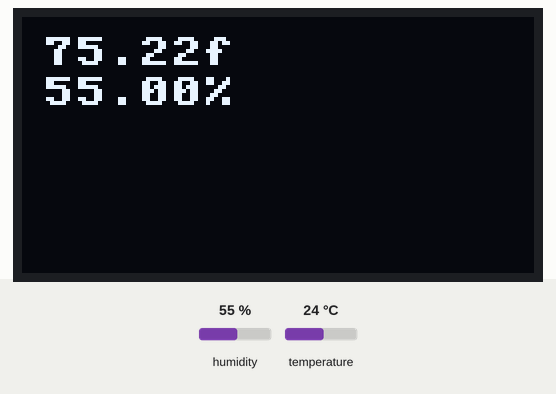
This program was run on a simulated Raspberry Pi Pico running MicroPython. Shown: 128×64 one-colour display. Inputs (shaded band) come from the test bench; at power-on: humidity 55 %, temperature 24 °C. Library files of the repository ran but are not shown: ssd1306.py; what the program prints to the serial console is not drawn.

Above: at 16.3 s.
16.4 s: humidity set to 22 %
20.2 s: temperature set to 12 °C
At 21.0 s:
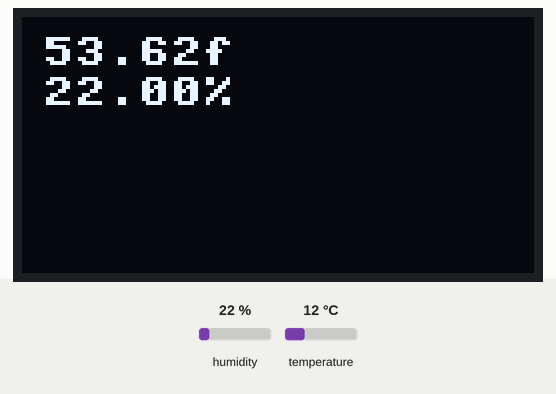
21.7 s: humidity set to 40 %
At 26.2 s:
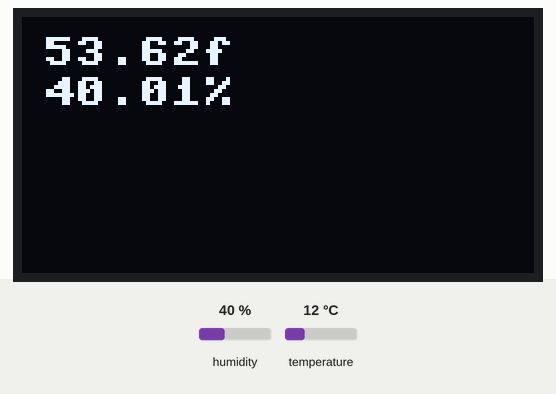
Timing chart, 0 to 27.7 s (numbered marks = the images above; inputs shaded):
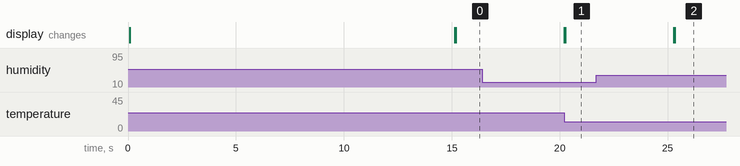

Measured:
- after the input at 16.4 s, every drawn part: stays the same
- after the input at 21.7 s, the display: first differs from a run without the input after 3.6 s (image 2)

The program:

si7021_test.py
```python
from machine import I2C
#from SI7021 import SI7021
from SI7021 import SI7021
from ssd1306 import SSD1306_I2C
import framebuf
import time


WIDTH = 128
# oled display width
HEIGHT = 64
i2c = I2C(0)   #SCL=GP9 (pin 12)  SDA=GP8 (pin 11)
si7021 = SI7021(i2c)
oled = SSD1306_I2C(WIDTH, HEIGHT, i2c)

oled.fill(0)
oled.show()
oled.text("Raspberry Pi",5,5)
oled.text("Pico",5,15)
# Finally update the oled display so the text is displayed
oled.show()
time.sleep(5)
humidity = si7021.humidity()
# print('Humidity: {0}'.format(humidity))
temperature = si7021.temperature()
print('Temperature: {0}F'.format(temperature))
print('Temperature: {0}F'.format(temperature*9/5+32))
humidity = si7021.humidity()
print('Humidity: {0}'.format(humidity))
dew_point = si7021.dew_point()
print('Dew Point: {0}'.format(dew_point))
serial = si7021.serialnumber
print(serial)
revision = si7021.revision
print(revision)
time.sleep(10)
while True:
    oled.fill(0)
    oled.show()
    temp = si7021.temperature()
    tempf = temp*9/5+32
    hum = si7021.humidity()
    dp = si7021.dew_point()
    # print('T: {0:.2f}C  {1:.2f}F  H: {2:.2f}  D: {3:.2f}'.format(temp,tempf,hum,dp))
    print('T: {0:.2f}F  H:{1:.2f}'.format(tempf,hum))
    tmp='{0:.2f}f'.format(tempf)
    hum1='{0:.2f}%'.format(hum)
    oled.text(tmp,5,5)
    oled.text(hum1,5,15)
    oled.show()
    time.sleep(5)
```

SI7021.py
```python
# (licence header left out)
from time import sleep_ms
import math
import ustruct

# Default Address
SI7021_I2C_DEFAULT_ADDR = const(0x40)

# Commands
CMD_MEASURE_RELATIVE_HUMIDITY_HOLD_MASTER_MODE = const(0xE5)
CMD_MEASURE_RELATIVE_HUMIDITY = const(0xF5)
CMD_MEASURE_TEMPERATURE_HOLD_MASTER_MODE = const(0xE3)
CMD_MEASURE_TEMPERATURE = const(0xF3)
CMD_TEMPERATURE_FROM_PREV_RH_MEASUREMENT = const(0xE0)
CMD_RESET = const(0xFE)
CMD_WRITE_RH_T_USER_REGISTER_1 = const(0xE6)
CMD_READ_RH_T_USER_REGISTER_1 = const(0xE7)
CMD_WRITE_HEATER_CONTROL_REGISTER = const(0x51)
CMD_READ_HEATER_CONTROL_REGISTER = const(0x11)
CMD_READ_SERIAL_1 = const(0xfa)
CMD_READ_SERIAL_2 = const(0x0f)
CMD_READ_SERIAL_3 = const(0xfc)
CMD_READ_SERIAL_4 = const(0xc9)
CMD_READ_REVISION_1 = const(0x84)
CMD_READ_REVISION_2 = const(0xb8)
I2C_POLLING_TIME = const(5)


class SI7021(object):
    def __init__(self, i2c=None):
        self.i2c = i2c
        self.addr = SI7021_I2C_DEFAULT_ADDR
        self.cbuffer = bytearray(2)
        self.temp = bytearray(3)
        self.rh = bytearray(3)
        self._resolution = 0
        self.resRH = (0xfff8, 0xff80, 0xffe0, 0xfff0)
        self.resTemp = (0xfffe, 0xfff8, 0xfffc, 0xfff0)
        self.crctab1 = (b"\x00\x31\x62\x53\xc4\xf5\xa6\x97"
                        b"\xb9\x88\xdb\xea\x7d\x4c\x1f\x2e")
        self.crctab2 = (b"\x00\x43\x86\xc5\x3d\x7e\xbb\xf8"
                        b"\x7a\x39\xfc\xbf\x47\x04\xc1\x82")

    def _write_command(self, command_byte, command_ext=None):
        """
        Write a single or two-byte command
        """
        if command_ext is not None:
            self.cbuffer[0] = command_byte
            self.cbuffer[1] = command_ext
            self.i2c.writeto(self.addr, self.cbuffer)
        else:
            # This command needed to be modified due to Pico requirement of buffered data in writeto command
            # self.i2c.writeto(self.addr, command_byte)
            self.i2c.writeto(self.addr, ustruct.pack('<H',command_byte))

    def _crc8(self, data, crc=0):
        """
        Calculate the CRC8, x^8 + x^5 + x^4 + 1
        """
        for byte in data:
            crc ^= byte
            crc = (self.crctab1[crc & 0x0f] ^
                   self.crctab2[(crc >> 4) & 0x0f])
        return crc

    def reset(self):
        """
        Reset the device
        """
        self._write_command(CMD_RESET)
        sleep_ms(100)

    def set_resolution(self, index):
        """
        Set the resolution, index according to the data sheet
        """
        self._resolution = index
        self._write_command(CMD_WRITE_RH_T_USER_REGISTER_1,
                            (index & 2) << 6 | (index & 1))

    def temperature(self, new=True):
        """
        Read the temperature
        """
        if new:
            self._write_command(CMD_MEASURE_TEMPERATURE)
            sleep_ms(I2C_POLLING_TIME)
            for _ in range(20):
                try:
                    self.i2c.readfrom_into(self.addr, self.temp)
                    if self._crc8(self.temp) != 0:
                        raise OSError('SI7021 CRC error')
                    break
                except OSError:
                    sleep_ms(I2C_POLLING_TIME)
            else:
                raise OSError('SI7021 timeout')
        else:
            self._write_command(CMD_TEMPERATURE_FROM_PREV_RH_MEASUREMENT)
            self.i2c.readfrom_into(self.addr, self.temp)
        temp2 = (((self.temp[0] << 8) | self.temp[1]) &
                 self.resTemp[self._resolution])
        return (175.72 * temp2 / 65536.0) - 46.85

    def humidity(self):
        self._write_command(CMD_MEASURE_RELATIVE_HUMIDITY)
        for _ in range(20):
            sleep_ms(I2C_POLLING_TIME)
            try:
                self.i2c.readfrom_into(self.addr, self.rh)
                break
            except OSError:
                pass
        else:
            raise OSError('SI7021 timeout')
        if self._crc8(self.rh) == 0:
            rh2 = (((self.rh[0] << 8) | self.rh[1]) &
                   self.resRH[self._resolution])
            rh2 = (125.0 * rh2 / 65536.0) - 6.0
            return max(0.0, min(100.0, rh2))
        else:
            raise OSError('SI7021 CRC error')

    def dew_point(self):
        """
        Compute the dew point temperature for the current Temperature
        and Humidity measured pair
        """
        temp = self.temperature()
        humid = self.humidity()
        h = ((math.log(humid, 10) - 2) / 0.4343 +
             (17.62 * temp) / (243.12 + temp))
        dew_p = 243.12 * h / (17.62 - h)
        return dew_p

    def humid_ambient(self, t_ambient, dew_p=None):
        """
        Returns the relative humidity compensated for the current
        ambient temperature
        """
        if dew_p is None:
            dew_p = self.dew_point()
        h = 17.62 * dew_p / (243.12 + dew_p)
        h_ambient = math.pow(10, (h - (17.62 * t_ambient) /
                             (243.12 + t_ambient)) * 0.4343 + 2)
        return max(0.0, min(100.0, h_ambient))

    @property
    def serialnumber(self):
        self._write_command(CMD_READ_SERIAL_1, CMD_READ_SERIAL_2)
        sna = self.i2c.readfrom(self.addr, 8)
        self._write_command(CMD_READ_SERIAL_3, CMD_READ_SERIAL_4)
        snb = self.i2c.readfrom(self.addr, 6)
        serial = bytearray(8)
        for _ in range(4):
            serial[_] = sna[_ * 2]
        serial[4] = snb[0]
        serial[5] = snb[1]
        serial[6] = snb[3]
        serial[7] = snb[4]
        return serial

    @property
    def revision(self):
        self._write_command(CMD_READ_REVISION_1, CMD_READ_REVISION_2)
        return self.i2c.readfrom(self.addr, 1)
```
